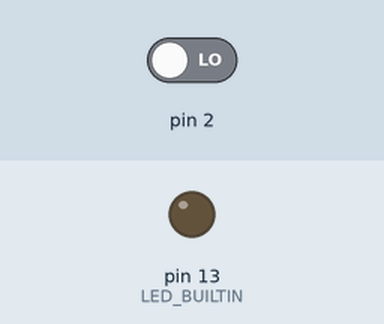
A sketch run on a simulated Arduino Uno, built with avr-gcc and run on an emulated ATmega328P. Parts: output pins drawn as LEDs (lit = HIGH). The inputs (shaded band) are chosen by the test bench; at power-on: pin 2 LOW.

Above: at 1.2 s.
1.3 s: pin 2 driven HIGH
At 1.8 s:
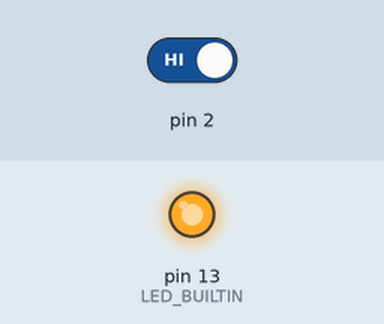
2.8 s: pin 2 driven LOW
At 4.1 s:
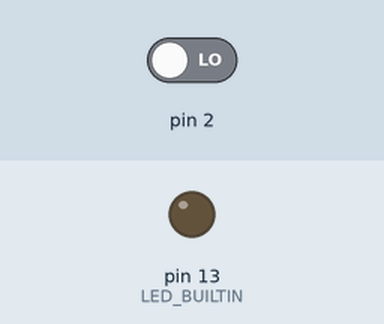
Timing chart, 0 to 5.8 s (numbered marks = the images above; inputs shaded):
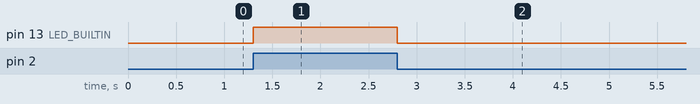

The sketch:

pulsador.ino
```cpp
int buttonState = 0;// se crea la variable buttonState

void setup()
{
  pinMode(2, INPUT);
  pinMode(LED_BUILTIN, OUTPUT);
}

void loop()
{
  // leer el estado de la variable
  buttonState = digitalRead(2);
  // chequear si está presionado
  if (buttonState == HIGH) {
    // encender el LED
    digitalWrite(LED_BUILTIN, HIGH);
  } else {
    // apagar el LED
    digitalWrite(LED_BUILTIN, LOW);
  }
}
```

Measured:
- after the input at 1.3 s, pin 13 (LED_BUILTIN): LOW → HIGH at once
- after the input at 2.8 s, pin 13 (LED_BUILTIN): HIGH → LOW at once
